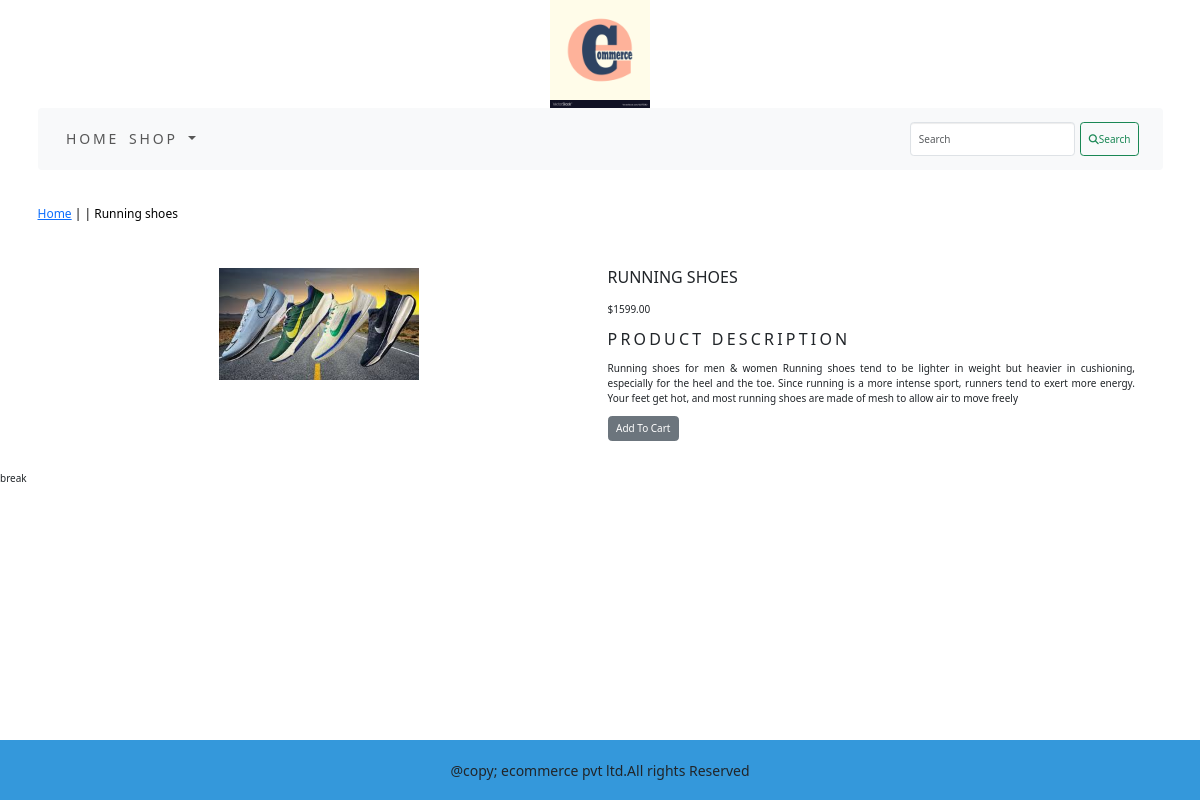
Screenshot of /ecommerceapp/shoes/running-shoes/ with the database file from the repository.
### ecommerceapp/models.py (models this page shows, shortened)
class product(models.Model):
    name=models.CharField(max_length=250,unique=True)
    slug=models.SlugField(max_length=250,unique=True)
    description=models.TextField(blank=True)
    price=models.DecimalField(max_digits=10,decimal_places=2)
    category=models.ForeignKey(category,on_delete=models.CASCADE)
    image=models.ImageField(upload_to='product_images',blank=True)
    stock=models.IntegerField()
    available=models.BooleanField(default=True)
    created=models.DateTimeField(auto_now_add=True)
    updated=models.DateTimeField(auto_now=True)
    class Meta:
        ordering=('name',)
        verbose_name = 'verbose_product'
        verbose_name_plural = 'verbose_products'

### ecommerceapp/views.py (the view)
# urls.py: path('<slug:c_slug>/<slug:p_slug>/',views.prodetail,name='prodetail'),
def prodetail(request,c_slug,p_slug):
    try:
        pro1=product.objects.get(category__slug=c_slug,slug=p_slug)
    except Exception as e:
        raise e
    return render(request,'product_detail.html',{'pro1':pro1})

### cartapp/context_processors.py (called while the page is built)
def counter(request):
    item_count=0
    if 'admin' in request.path:
        return {}
    else:
        try:
            car=cart.objects.filter(cart_id=c_id(request))
            items=cartitem.objects.all().filter(c=car[:1])
            for i in items:
                item_count += i.quantity
        except cart.DoesNotExist:
            item_count = 0
    return dict(item_count=item_count)

### cartapp/views.py (called while the page is built)
def c_id(request):
    c_data=request.session.session_key
    if not c_data:
        c_data=request.session.create()
    return c_data

### ecommerceapp/context_processors.py (called while the page is built)
def menu(request):
    links=category.objects.all()
    return dict(links=links)

### ecommerceapp/models.py (called while the page is built)
    def get_url(self):
        return reverse('ecommerceapp:products_by_category',args=[self.slug])

### templates/product_detail.html (shortened to what this page needs)
{% extends 'base.html' %}
{% load static %}
{% block content %}
<div class="row myproduct-class">
    <div class="mx-auto">
        <p> <a href="{% url 'ecommerceapp:allproducts' %}">Home</a> | <a href="{{pro1.c_page.get_url}}">{{pro1.c_page}}</a> | {{pro1.name}} </p>
    </div>
</div>
<div class="container">
   <br>
   <div class="row">
      <div class="col-12 col-sm-12 col-md-12 col-lg-6 text-center">
          <div style="min-width:18rem">
             <img src="{{pro1.image.url}}" alt="{{pro1.name}}" style="width:200px">
          </div>
      </div>
<div class="col-12 col-sm-12 col-md-12 col-lg-6">
    <div>
        <h1 class="myproduct-title">{{pro1.name}}</h1>
        <p>${{pro1.price}}</p>
        <p class="mytitle">Product Description</p>
        <p class="text-justify myproduct-text">{{pro1.description}}</p>
        {% if pro1.stock <= 0 %}
        <p class="text-justify myproduct-text">!!Out Of Stock!!</p>
        {% else %}
        <a class="btn btn-secondary" href="{% url 'cartapp:add_cart' pro1.id %}">Add To Cart</a>
        {% endif %}
    </div>
</div>
</div>
    </div>
{% endblock %}

### static/css/custom.css (style rules this page uses)
body { font-family: "Roboto", sans-serif; font-weight: 900; font-style: normal; }
.mytitle { font-size:16px; text-transform:uppercase; letter-spacing:.2em }
.myproduct-class { padding-top:15px; padding-bottom:20px; }
.myproduct-class .mx-auto { color:#000; font-size:12px; text-decoration:none; }
.myproduct-title { font-size:16px; text-transform:uppercase; letter-spacing:.2em padding-top:15px; padding-bottom:10px; }
.myproduct-text { padding-right:20px; }

### rows the page displays
product: name "Running shoes", image (picture), name "RUNNING SHOES", price "1599.00", description "Running shoes for men & women Running shoes tend to be lighter in weight but heavier in cushioning, especially for the heel and the toe. Since running is a more intense sport, runners tend to exert more energy. Your feet get hot, and most running shoes are made of mesh to allow air to move freely"
